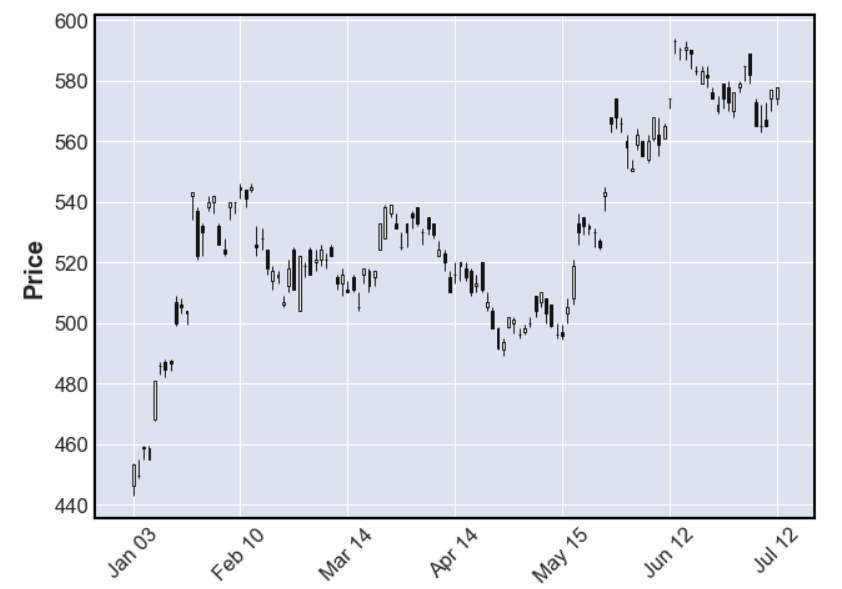

Write the Python code that produced this figure.
import mplfinance as mpf
import pandas as pd

df_2330_all=pd.DataFrame()
def 處理日期(x):
    x=str(int(x[0:3])+1911)+x[3:]
    return x
for n in range(7):
    file = fr'2330\STOCK_DAY_2330_2023{n+1:02d}.csv'
    df_2330 = pd.read_csv(file,encoding="big5",header=1,skipfooter=6,engine='python',thousands=',')
    df_2330 = df_2330[['日期','開盤價','最高價','最低價','收盤價','成交股數']] \
                .rename(columns={'日期':'Date','開盤價':'Open',
                        '最高價':'High','最低價':'Low',
                        '收盤價':'Close','成交股數':'Volume'})
    # 將民國改成西元年
    df_2330["Date"]=df_2330["Date"].apply(處理日期)
#     df_2330["Date"]=df_2330["Date"].str.replace(\
#         df_2330.loc[0,"Date"][0:3],str(int(df_2330.loc[0,"Date"][0:3])+1911))
#    s_bool = df_2330["Date"].str.contains('\d{3}[/]\d{2}[/]\d{2}',regex=True)
    df_2330_all=pd.concat([df_2330_all,df_2330])
    
df_2330_all=df_2330_all.reset_index(drop=True) # 將列索引重新排序 0開始
df_2330_all=df_2330_all.set_index('Date')   # 指定 Date行 為 列索引
df_2330_all.index=pd.to_datetime(df_2330_all.index) # 轉換index dtypes 至 datetime dtypes
mpf.plot(df_2330_all,type='candle') # 繪製蠟燭圖
